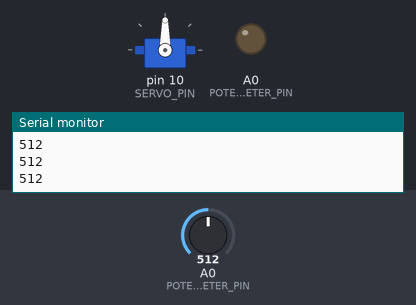
A sketch run on a simulated Arduino Uno, built with avr-gcc and run on an emulated ATmega328P. Parts: servo, output pins drawn as LEDs (lit = HIGH), the last lines printed to the serial monitor. The inputs (shaded band) are chosen by the test bench; at power-on: A0 (POTENTIOMETER_PIN) = 512.

Above: at 1.2 s.
1.3 s: A0 (POTENTIOMETER_PIN) set to 716
At 2.0 s:
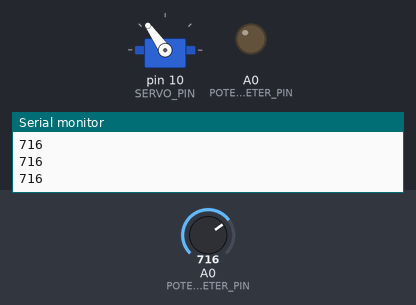
2.9 s: A0 (POTENTIOMETER_PIN) set to 900
At 3.3 s:
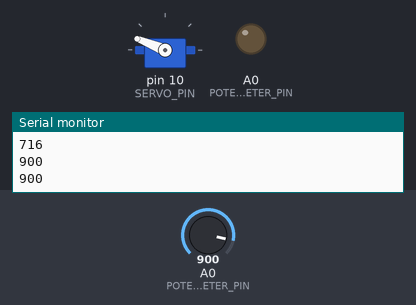
4.5 s: A0 (POTENTIOMETER_PIN) set to 1023
At 5.8 s:
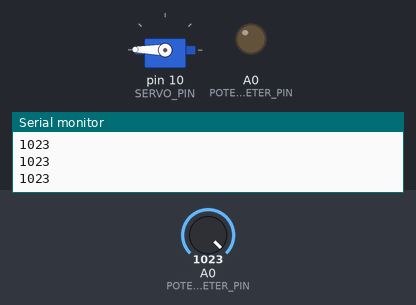
6.1 s: A0 (POTENTIOMETER_PIN) set to 306
At 7.2 s:
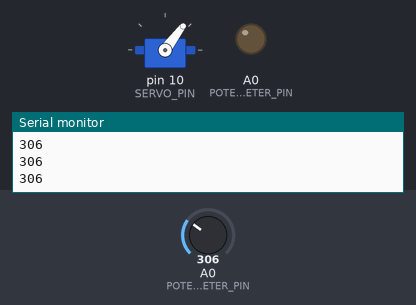
7.7 s: A0 (POTENTIOMETER_PIN) set to 122
At 8.5 s:
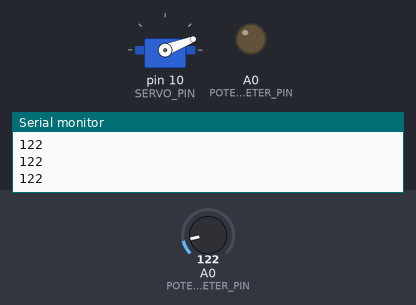
9.3 s: A0 (POTENTIOMETER_PIN) set to 0
At 9.9 s:
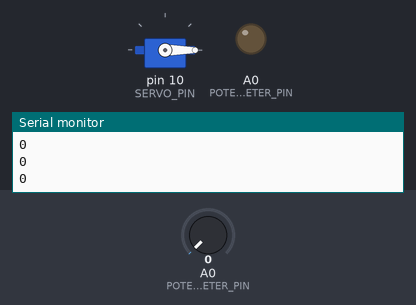
Timing chart, 0 to 11.9 s (numbered marks = the images above; inputs shaded):
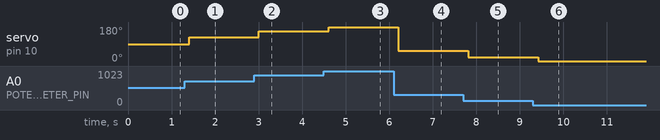

Measured:
- after the input at 1.3 s, servo on pin 10 (SERVO_PIN): 90° → 125° after 0.10 s
- after the input at 2.9 s, servo on pin 10 (SERVO_PIN): 125° → 158° after 0.11 s
- after the input at 4.5 s, servo on pin 10 (SERVO_PIN): 158° → 179° after 0.11 s
- after the input at 6.1 s, servo on pin 10 (SERVO_PIN): 179° → 53° after 0.11 s
- after the input at 7.7 s, servo on pin 10 (SERVO_PIN): 53° → 21° after 0.12 s
- after the input at 9.3 s, servo on pin 10 (SERVO_PIN): 21° → 0° after 0.12 s

The sketch:

Example02.ino
```cpp
#include<Servo.h>

// 서보 모터 핀
#define SERVO_PIN 10
// 가변 저항 핀
#define POTENTIOMETER_PIN A0

Servo servo;

void setup() {
  Serial.begin(9600);
  servo.attach(SERVO_PIN);
  pinMode(POTENTIOMETER_PIN, OUTPUT);
}

void loop() {
  int value = analogRead(POTENTIOMETER_PIN);
  Serial.print(value);
  Serial.print("\n");

  servo.write(map(value, 0, 1024, 0, 180));
  delay(200);
}
```
